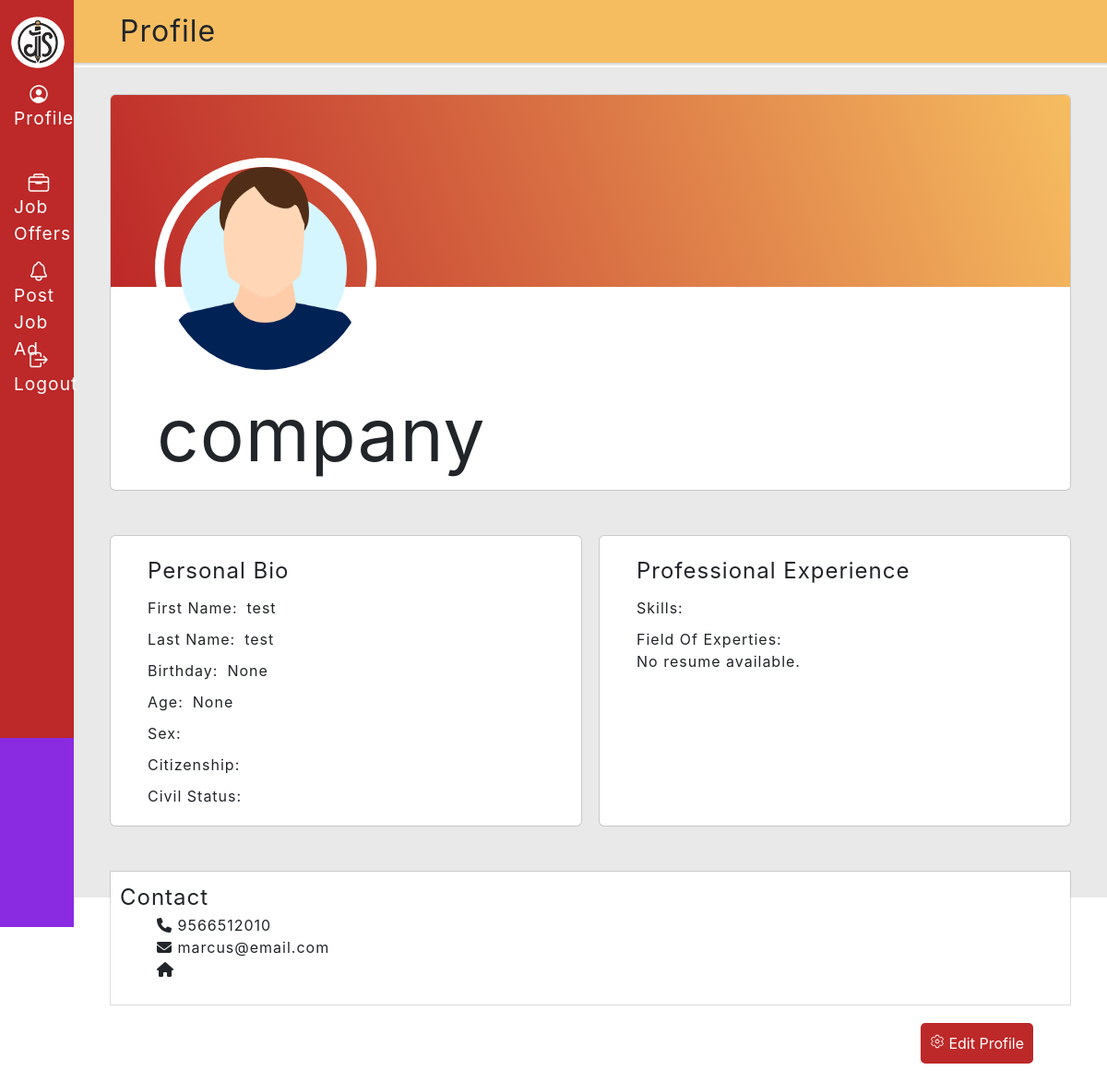
The app's page /employerProfile/ (signed in) with its own data.
### main/models.py (models this page shows, shortened)
class Profile(models.Model):
    user = models.OneToOneField(User, on_delete=models.CASCADE)
    birthday = models.DateField(null=True, blank=True)
    age = models.IntegerField(null=True, blank=True)
    address = models.CharField(max_length=255, blank=True, default='')
    sex_choices = [
        ('Male', 'Male'),
        ('Female', 'Female'),
        ('Other', 'Other'),
    ]
    sex = models.CharField(max_length=10, choices=sex_choices, blank=True, default='')
    current_company = models.CharField(max_length=255, blank=True, default='')
    field_of_expertise = models.ManyToManyField('Field_of_Expertise', blank=True)
    skills = models.ManyToManyField('Skill', blank=True)
    civil_status_choices = [
        ('Single', 'Single'),
        ('Married', 'Married'),
        ('Divorced', 'Divorced'),
        ('Widowed', 'Widowed'),
        ('Other', 'Other'),
    ]
    civil_status = models.CharField(max_length=10, choices=civil_status_choices, blank=True, default='')
    citizenship = models.CharField(max_length=255, blank=True, default='')
    phone_number = models.IntegerField(blank=True, null=True)
    province = models.CharField(max_length=100, default='')
    municipality = models.CharField(max_length=100, default='')
    user_types = [
        ('Admin', 'Admin'),
        ('Applicant', 'Applicant'),
        ('Employer', 'Employer'),
    ]
    user_type = models.CharField(max_length=10, choices=user_types, default='Employee')
    profile_pic = models.ImageField(upload_to=user_profile_pic_path, blank=True, null=True)
    resume = models.FileField(upload_to=user_resume_path, blank=True, null=True)

### main/views.py (the view)
# urls.py: path("employerProfile/", views.employerProfile, name="employerProfile"),
@login_required
@user_passes_test(is_employer, login_url='/unauthorized_access/')
def employerProfile(request):
    user_profile = None
    if hasattr(request.user, 'profile'):
        user_profile = request.user.profile
    else:
        print("No profile found for user:", request.user)
    return render(request,"main/Employer/employer-profile.html", {'user_profile': user_profile})

### main/views.py (called while the page is built)
def is_employer(user):
    return user.profile.user_type == 'Employer' if hasattr(user, 'profile') else False

### main/templates/main/Employer/employer-profile.html (shortened to what this page needs)
{% load static %}
<html>
    <head>
        <link rel="stylesheet" type="text/css" href="{% static 'css/employee-profile.css' %}">
    <link rel="stylesheet" href="https://cdn.jsdelivr.net/npm/bootstrap@4.0.0/dist/css/bootstrap.min.css">
    </head>
    <body>
        <div class="main-container">
            <div class="flex-container">
                <div class="popup-nav">
                    <div class="logo">
                        <img class="logo" src="{% static 'img/JobPortal Logo Emblem White-BG.png' %}" alt="logo">
                    </div>
                    <ul class="navbar-nav">
                        <li class="nav-item">
                            <a href="{% url 'employerProfile' %}" class="nav-link">
                                <ion-icon name="person-circle-outline"></ion-icon>
                            </a>
                        </li>
                        <li class="nav-item">
                            <a href="{% url 'employerHome' %}" class="nav-link">
                                <ion-icon name="briefcase-outline"></ion-icon>
                            </a>
                        </li>
                        <li class="nav-item">
                            <a href="{% url 'employerPostAd' %}" class="nav-link">
                                <ion-icon name="notifications-outline"></ion-icon>
                            </a>
                        </li>
                        <li class="nav-item">
                            <a href=""  class="nav-link" data-toggle="modal" data-target="#logoutModal">
                                <ion-icon name="log-out-outline"></ion-icon>
                            </a>
                        </li>
                    </ul>
                </div>
            </div>
            <div class="right-container">
                <div class="profile-header">
                    <span>Profile</span>
                </div>
                <div class="profile-container">
                    <div class="flex-profile">
                        <div class="name">
                            <div class="top-design"></div>
                            <div class="pic-container">
                                {% if user_profile.profile_pic %}
                                    <img class="profile-pic pic" src="{{ user_profile.profile_pic.url }}" alt="Profile Picture">
                                {% else %}
                                    <img class="profile-pic pic" src="{% static 'img/placeholder.png' %}" alt="Profile Picture">
                                {% endif %}
                            </div>
                            <span class="profile-name">{{ user.username }}</span>
                        </div>
                        <div class="flex-personal-info">
                            <div class="peronal-info-container">
                                <span class="profile-info-h1">Personal Bio</span>
                                <div class="info-container">
                                    <span class="profile-info-h2">First Name: </span>
                                    <span class="profile-info">{{ user.first_name }}</span>
                                </div>
                                <div class="info-container">
                                    <span class="profile-info-h2">Last Name: </span>
                                    <span class="profile-info">{{ user.last_name }}</span>
                                </div>
                                <div class="info-container">
                                    <span class="profile-info-h2">Birthday: </span>
                                    <span class="profile-info">{{ user_profile.birthday }}</span>
                                </div>
                                <div class="info-container">
                                    <span class="profile-info-h2">Age: </span>
                                    <span class="profile-info"> {{ user_profile.age }}</span>
                                </div>
                                <div class="info-container">
                                    <span class="profile-info-h2">Sex: </span>
                                </div>
                                <div class="info-container">
                                    <span class="profile-info-h2">Citizenship: </span>
                                </div>
                                <div class="info-container">
                                    <span class="profile-info-h2">Civil Status: </span>
                                </div>
                            </div>
                            <div class="peronal-exp-container">
                                <span class="profile-info-h1">Professional Experience</span>
                                <div class="info-container">
                                    <span class="profile-info-h2">Skills: </span>
                                </div>
                                <div class="info-container">
                                    <span class="profile-info-h2">Field Of Experties: </span>
                                </div>
                                {% if user_profile.resume %}
                                    <a href="{{ user_profile.resume.url }}" target="_blank">
                                        <input type="button" class="resume" value="View Resume">
                                    </a>
                                {% else %}
                                    <p>No resume available.</p>
                                {% endif %}
                            </div>
                        </div>
                        <div class="contact-container">
                            <span class="profile-info-h1">Contact</span>
                            <ul>
                                <li>
                                    <span class="icon"><i class="fa fa-phone" aria-hidden="true"></i>
                                    </span>
                                    <span class="text">{{ user_profile.phone_number }}</span>
                                </li>
                                <li>
                                    <span class="icon"><i class="fa fa-envelope" aria-hidden="true"></i>
                                    </span>
                                    <span class="text">{{ user.email }}</span>
                                </li>
                                <li>
                                    <span class="icon"><i class="fa fa-home" aria-hidden="true"></i></span>
                                </li>
                             </ul>
                        </div>
                    </div>
                    <div class="flex-edit">
                        <div class="edit-container">
                            <a href="{% url 'employerEdit' %}">
                                <button class="edit"><ion-icon name="settings-outline"></ion-icon>  Edit Profile</button>
                            </a>
                        </div>
                    </div>
                </div>
            </div>
    </body>
</html>

### main/static/css/employee-profile.css (style rules this page uses)
body { padding: 0; margin: 0; color: #000; background: #e9e9e9; font-family: Poppins; letter-spacing: 1px; }
.main-container { position: relative; width: 100%; height: 1005px; margin: 0 auto; }
.flex-container { position: fixed; display: flex; width: 5rem; height: 1005px; padding: 0; background: blueviolet; transition: 2s; }
.popup-nav { margin: 0; width: 5rem; height: 100vh; position: fixed; background-color: #bd2828; transition: 1s ease; font-size: 1.2rem; }
.navbar-nav { list-style: none; padding: 0; margin: 0; display: flex; flex-direction: column; align-items: center; }
.logo img { position: relative; margin: 10px 0 0 5px; padding-left: 0; max-width:100%; width: 90%; height: auto; transform: scale(1,1); }
.nav-item { width: 100%; margin: 0 0 0 10px; padding: 0 5px; }
.nav-link { display: flex; align-items: center; height: 6rem; color: #fff; text-decoration: none; transition: 2s; }
.nav-link ion-icon { font-size: 1.5rem; min-width: 2rem; margin: 0 1rem; }
.right-container { margin-left: 5rem; width: cal(100%-5rem); height: 100%; max-height: 5000px; transition: .5s; }
.profile-header { padding: 10px 20px; background: #f6bd60; box-shadow: 0px 0px 3px 2px rgba(0,0,0,0.2); }
.profile-header span { margin: 0 30px; font-size: 2rem; }
.profile-container { width: max(50%,cal(100%-5rem)); height: 900px; margin: 5px 0; padding: 30px; background: #e9e9e9; }
.name { width: cal(100%-5rem); margin: 0 10px 30px; background: #fff; border-radius: 5px; box-shadow: rgba(0, 0, 0, 0.02) 0px 1px 3px 0px, rgba(27, 31, 35, 0.15) 0px 0px 0px 1px; }
.top-design { width: 100%; height: 13rem; margin: 0 0 100px 0; background: linear-gradient(70deg, #bd2828, #f6bd60); border-top-right-radius: 5px; border-top-left-radius: 5px; }
.profile-pic { position: absolute; left: 14%; top: 17%; width: 15rem; height: 15rem; border: solid 10px #fff; border-radius: 50%; background-repeat: no-repeat; background-position: center center; background-size: cover }
.profile-name { margin: 0 50px; font-size: 5rem; }
.contact-container { margin: 0 10px; padding: 10px; background: #fff; box-shadow: rgba(0, 0, 0, 0.02) 0px 1px 3px 0px, rgba(27, 31, 35, 0.15) 0px 0px 0px 1px; }
ul { list-style: none; }
.flex-personal-info { margin: 50px 0 ; width: cal(100%-5rem); display: flex; justify-content: space-between; flex-wrap: wrap; }
.peronal-info-container { width: 40%; display: flex; margin: 0 10px; padding: 20px 40px; justify-content:start; flex-direction: column; flex-grow: 1; background: #fff; border-radius: 5px; box-shadow: rgba(0, 0, 0, 0.02) 0px 1px 3px 0px, rgba(27, 31, 35, 0.15) 0px 0px 0px 1px; }
.peronal-exp-container { width: 40%; display: flex; margin: 0 10px; padding: 20px 40px; justify-content:start; flex-direction: column; flex-grow: 1; background: #fff; border-radius: 5px; box-shadow: rgba(0, 0, 0, 0.02) 0px 1px 3px 0px, rgba(27, 31, 35, 0.15) 0px 0px 0px 1px; }
.info-container { display: flex; margin: 10px 0 0; background: #fff; }
.profile-info-h1 { font-size: 1.5rem; }
.profile-info { margin: 0 10px; }
.flex-edit { display: flex; justify-content: end; }
.edit-container { margin: 0 10px; padding: 20px 40px; }
.edit-container button { padding: 10px; color: #fff; border: 0; background: #bd2828; border-radius: 5px; cursor: pointer; }

### records on screen
Profile: birthday "None", age "None", phone_number "9566512010"

### other values on screen
{{ user.username }} "company"
{{ user.first_name }} "test"
{{ user.last_name }} "test"
{{ user.email }} "marcus@email.com"
